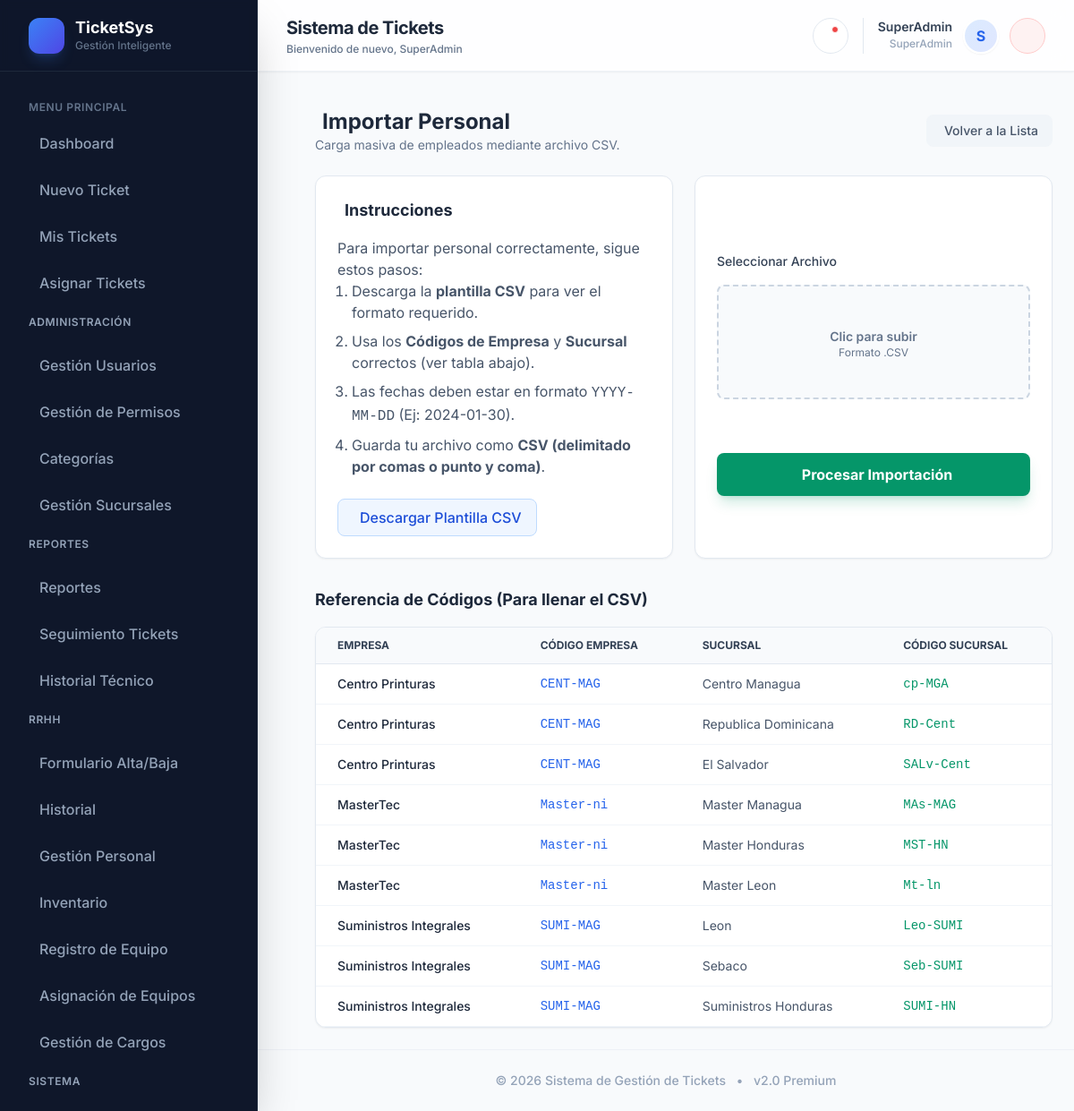
Page /index.php?view=personal_importar (signed in) on the committed database.
### tables this page shows
CREATE TABLE `sucursales` (
  `id` int(11) NOT NULL AUTO_INCREMENT,
  `empresa_id` int(11) NOT NULL,
  `nombre` varchar(100) NOT NULL,
  `codigo` varchar(20) NOT NULL,
  `ciudad` varchar(100) DEFAULT NULL,
  `pais` varchar(50) DEFAULT NULL,
  `direccion` text DEFAULT NULL,
  `telefono` varchar(20) DEFAULT NULL,
  `email` varchar(100) DEFAULT NULL,
  `activa` tinyint(1) DEFAULT 1,
  `fecha_creacion` datetime DEFAULT current_timestamp(),
  `fecha_modificacion` datetime DEFAULT current_timestamp() ON UPDATE current_timestamp(),
  PRIMARY KEY (`id`),
  UNIQUE KEY `empresa_id` (`empresa_id`,`codigo`),
  CONSTRAINT `sucursales_ibfk_1` FOREIGN KEY (`empresa_id`) REFERENCES `empresas` (`id`) ON DELETE CASCADE
);

CREATE TABLE `empresas` (
  `id` int(11) NOT NULL AUTO_INCREMENT,
  `nombre` varchar(100) NOT NULL,
  `codigo` varchar(20) NOT NULL,
  `pais` varchar(50) DEFAULT NULL,
  `activa` tinyint(1) DEFAULT 1,
  `fecha_creacion` datetime DEFAULT current_timestamp(),
  `fecha_modificacion` datetime DEFAULT current_timestamp() ON UPDATE current_timestamp(),
  PRIMARY KEY (`id`),
  UNIQUE KEY `nombre` (`nombre`),
  UNIQUE KEY `codigo` (`codigo`)
);

### seccion_personal_importar.php (the view, shortened to what this page needs)
<div class="p-6 ml-10">
    <div class="flex items-center justify-between mb-6">
        <div>
            <h2 class="text-2xl font-bold text-slate-800 flex items-center gap-2">
                <i class="ri-file-upload-line text-blue-600"></i> Importar Personal
            </h2>
            <p class="text-slate-500 text-sm">Carga masiva de empleados mediante archivo CSV.</p>
        </div>
        <a href="index.php?view=personal"
            class="px-4 py-2 bg-slate-100 text-slate-600 hover:bg-slate-200 rounded-lg text-sm font-medium transition-colors">
            <i class="ri-arrow-left-line mr-1"></i> Volver a la Lista
        </a>
    </div>
    <div class="grid grid-cols-1 md:grid-cols-2 gap-6">
        <div class="bg-white p-6 rounded-xl border border-slate-200 shadow-sm">
            <h3 class="text-lg font-bold text-slate-800 mb-4 flex items-center gap-2">
                <i class="ri-information-line text-blue-500"></i> Instrucciones
            </h3>
            <div class="prose prose-sm text-slate-600">
                <p>Para importar personal correctamente, sigue estos pasos:</p>
                <ol class="list-decimal pl-4 space-y-2">
                    <li>Descarga la <strong>plantilla CSV</strong> para ver el formato requerido.</li>
                    <li>Usa los <strong>Códigos de Empresa</strong> y <strong>Sucursal</strong> correctos (ver tabla
                        abajo).</li>
                    <li>Las fechas deben estar en formato <code>YYYY-MM-DD</code> (Ej: 2024-01-30).</li>
                    <li>Guarda tu archivo como <strong>CSV (delimitado por comas o punto y coma)</strong>.</li>
                </ol>
            </div>
            <div class="mt-6">
                <a href="index.php?view=personal_importar&action=descargar_plantilla"
                    class="inline-flex items-center gap-2 px-4 py-2 bg-blue-50 text-blue-700 hover:bg-blue-100 rounded-lg font-medium transition-colors border border-blue-200">
                    Descargar Plantilla CSV
                </a>
            </div>
        </div>
        <div class="bg-white p-6 rounded-xl border border-slate-200 shadow-sm flex flex-col justify-center">
            <form action="" method="POST" enctype="multipart/form-data" class="space-y-4">
                <label class="block text-sm font-medium text-slate-700 mb-1">Seleccionar Archivo</label>
                <div class="flex items-center justify-center w-full">
                    <label for="archivo_csv"
                        class="flex flex-col items-center justify-center w-full h-32 border-2 border-slate-300 border-dashed rounded-lg cursor-pointer bg-slate-50 hover:bg-slate-100 transition-colors">
                        <div class="flex flex-col items-center justify-center pt-5 pb-6">
                            <p class="text-sm text-slate-500"><span class="font-semibold">Clic para subir</span></p>
                            <p class="text-xs text-slate-500">Formato .CSV</p>
                        </div>
                    </label>
                </div>
                <div id="file-name" class="text-sm text-center text-slate-600 min-h-[20px]"></div>
                <div class="pt-2">
                    <button type="submit"
                        class="w-full px-4 py-3 bg-emerald-600 hover:bg-emerald-700 text-white font-bold rounded-lg shadow-lg shadow-emerald-600/20 transition-all flex items-center justify-center gap-2">
                        <i class="ri-save-line"></i> Procesar Importación
                    </button>
                </div>
            </form>
        </div>
    </div>
    <div class="mt-8">
        <h3 class="text-lg font-bold text-slate-800 mb-4">Referencia de Códigos (Para llenar el CSV)</h3>
        <div class="bg-white rounded-xl border border-slate-200 shadow-sm overflow-hidden">
            <table class="w-full text-sm text-left text-slate-600">
                <thead class="text-xs text-slate-700 uppercase bg-slate-50 border-b border-slate-200">
                    <tr>
                        <th class="px-6 py-3">Empresa</th>
                        <th class="px-6 py-3">Código Empresa</th>
                        <th class="px-6 py-3">Sucursal</th>
                        <th class="px-6 py-3">Código Sucursal</th>
                    </tr>
                </thead>
                <tbody>
                    <?php
                    try {
                        $stmt = $pdo->query("SELECT e.nombre as emp, e.codigo as cod_emp, s.nombre as suc, s.codigo as cod_suc
                                           FROM sucursales s JOIN empresas e ON s.empresa_id = e.id
                                           WHERE s.activa = 1 ORDER BY e.nombre");
                        while ($row = $stmt->fetch()) {
                            echo "<tr class='border-b border-slate-100 hover:bg-slate-50'>";
                            echo "<td class='px-6 py-3 font-medium text-slate-800'>{$row['emp']}</td>";
                            echo "<td class='px-6 py-3 font-mono text-blue-600'>{$row['cod_emp']}</td>";
                            echo "<td class='px-6 py-3'>{$row['suc']}</td>";
                            echo "<td class='px-6 py-3 font-mono text-emerald-600'>{$row['cod_suc']}</td>";
                            echo "</tr>";
                        }
                    } catch (PDOException $e) {
                        echo "<tr><td colspan='4' class='px-6 py-3 text-red-500'>Error al cargar referencias</td></tr>";
                    }
                    ?>
                </tbody>
            </table>
        </div>
    </div>
</div>

### contenedor_0_base.php (style rules this page uses)
body { font-family: 'Inter', sans-serif; background: #f8fafc; background-image: radial-gradient(at 0% 0%, hsla(253, 16%, 7%, 0) 0, transparent 50%), radial-gradient(at 50% 0%, hsla(225, 39%, 30%, 0) 0, transparent 50%), radial-gradient(at 100% 0%, hsla(339, 49%, 30%, 0) 0, transparent 50%); background-attachment: fixed; }

### rows in the picture
sucursales: empresa.nombre "Centro Printuras", empresa.codigo "CENT-MAG", nombre "Centro Managua", codigo "cp-MGA"
sucursales: empresa.nombre "Centro Printuras", empresa.codigo "CENT-MAG", nombre "Republica Dominicana", codigo "RD-Cent"
sucursales: empresa.nombre "Centro Printuras", empresa.codigo "CENT-MAG", nombre "El Salvador", codigo "SALv-Cent"
sucursales: empresa.nombre "MasterTec", empresa.codigo "Master-ni", nombre "Master Managua", codigo "MAs-MAG"
sucursales: empresa.nombre "MasterTec", empresa.codigo "Master-ni", nombre "Master Honduras", codigo "MST-HN"
sucursales: empresa.nombre "MasterTec", empresa.codigo "Master-ni", nombre "Master Leon", codigo "Mt-ln"
sucursales: empresa.nombre "Suministros Integrales", empresa.codigo "SUMI-MAG", nombre "Leon", codigo "Leo-SUMI"
sucursales: empresa.nombre "Suministros Integrales", empresa.codigo "SUMI-MAG", nombre "Sebaco", codigo "Seb-SUMI"
sucursales: empresa.nombre "Suministros Integrales", empresa.codigo "SUMI-MAG", nombre "Suministros Honduras", codigo "SUMI-HN"

### other values in the picture
$titles[$view] "Sistema de Tickets"
$nombre_usuario "SuperAdmin"
$rol_usuario "SuperAdmin"
substr($nombre_usuario, 0, 1) "S"
$enlace['label'] "Dashboard"
$enlace['label'] "Nuevo Ticket"
$enlace['label'] "Mis Tickets"
$enlace['label'] "Asignar Tickets"
$grupo "ADMINISTRACIÓN"
$enlace['label'] "Gestión Usuarios"
$enlace['label'] "Gestión de Permisos"
$enlace['label'] "Categorías"
$enlace['label'] "Gestión Sucursales"
$grupo "REPORTES"
$enlace['label'] "Reportes"
